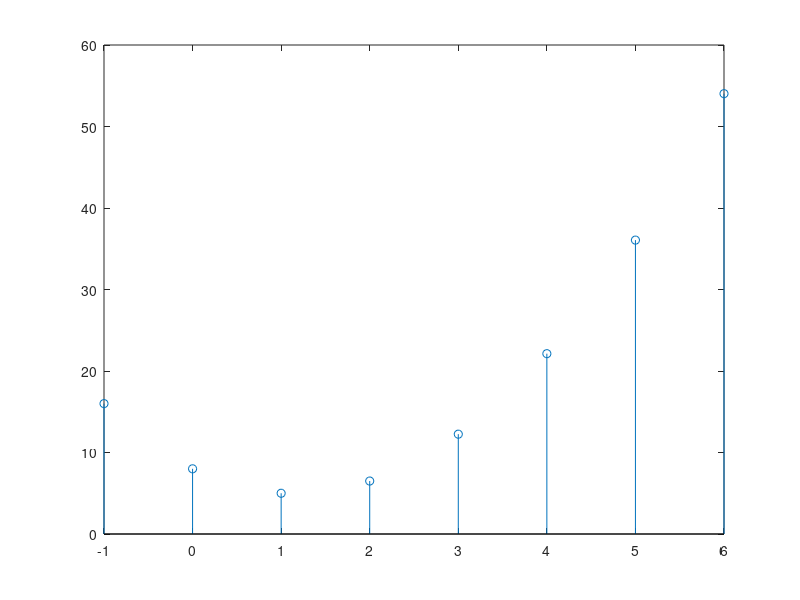

This figure's MATLAB source:
%Exemplo 3.8 da página 247 do livro de Sinais

close all;
clear all;
clc

n = -1:6; %Define espaço do gráfico de n = -1 até n = 6
y = 16 %Y inicial vale 16

x = n.^2 %Entrada x(n) do sistema

x(1) = 0 %Definição de sistema causal

for k = 1:(length(n)-1) %Enquanto houver n, faça:
    y(k+1) = 0.5.*y(k)+x(k+1); %Para y(k+1) = 0,5*y(k)+x(k+1)
end

stem(n,y); %Plote o gráfico de y em função de n